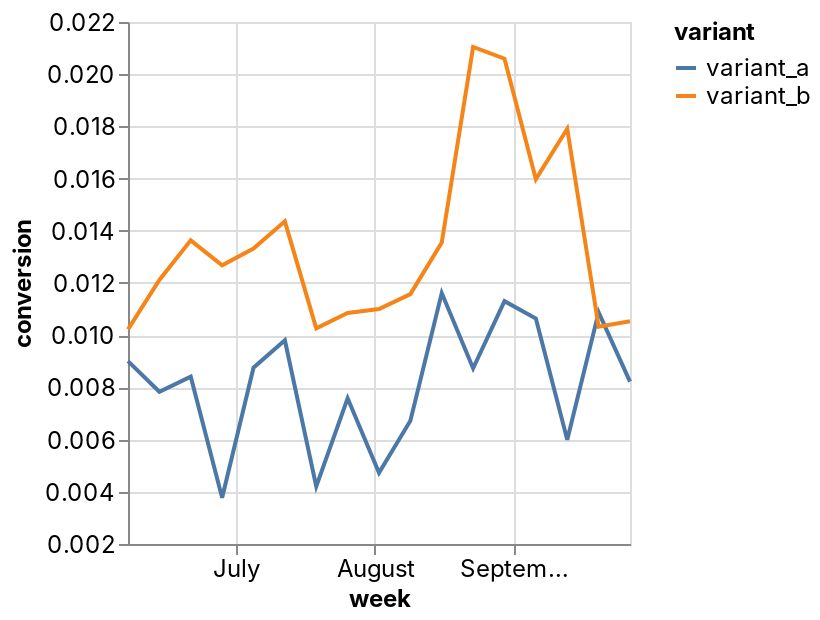

Notebook code for this chart:
### Code cell
DeepnoteChart(conversion, """{"data":{"name":"placeholder"},"mark":{"type":"line","tooltip":{"content":"data"}},"height":220,"$schema":"https://vega.github.io/schema/vega-lite/v4.json","autosize":{"type":"fit"},"encoding":{"x":{"sort":null,"type":"temporal","field":"week","scale":{"type":"linear","zero":false}},"y":{"sort":null,"type":"quantitative","field":"conversion","scale":{"type":"linear","zero":false}},"color":{"sort":null,"type":"nominal","field":"variant","scale":{"type":"linear","zero":false}}}}""")

### Figure 1 — Vega-Lite specification as saved in the notebook (floating-point values rounded to 4 significant figures)
{"config": {"view": {"continuousWidth": 400, "continuousHeight": 300}, "area": {"fill": "#51C0E9"}, "axis": {"labelFont": "Inter, sans-serif", "labelFontSize": 12, "labelFontWeight": "normal", "labelLimit": 60, "labelOverlap": "greedy", "titleFont": "Inter, sans-serif", "titleFontSize": 12, "titleFontWeight": "bold"}, "background": "#ffffff", "legend": {"labelFont": "Inter, sans-serif", "labelFontSize": 12, "titleFont": "Inter, sans-serif", "titleFontSize": 12, "titleFontWeight": "bold"}, "line": {"stroke": "#51C0E9", "strokeWidth": 2}, "rect": {"fill": "#51C0E9"}, "title": {"anchor": "start", "color": "#000000", "font": "Inter, sans-serif", "fontSize": 22, "fontWeight": "normal"}}, "data": {"name": "data-4c9b1ef8bc4c68a644bcf00ba5f43a63"}, "mark": {"type": "line", "tooltip": {"content": "data"}}, "autosize": {"type": "fit"}, "encoding": {"color": {"type": "nominal", "field": "variant", "scale": {"type": "linear", "zero": false}, "sort": null}, "x": {"type": "temporal", "field": "week", "scale": {"type": "linear", "zero": false}, "sort": null}, "y": {"type": "quantitative", "field": "conversion", "scale": {"type": "linear", "zero": false}, "sort": null}}, "height": 300, "width": "container", "$schema": "https://vega.github.io/schema/vega-lite/v4.json", "datasets": {"data-4c9b1ef8bc4c68a644bcf00ba5f43a63": [{"variant": "variant_a", "week": "2021-06-07T00:00:00", "registered": true, "conversion": 0.009009}, {"variant": "variant_a", "week": "2021-06-14T00:00:00", "registered": true, "conversion": 0.007834}, {"variant": "variant_a", "week": "2021-06-21T00:00:00", "registered": true, "conversion": 0.008409}, {"variant": "variant_a", "week": "2021-06-28T00:00:00", "registered": true, "conversion": 0.003774}, {"variant": "variant_a", "week": "2021-07-05T00:00:00", "registered": true, "conversion": 0.008755}, {"variant": "variant_a", "week": "2021-07-12T00:00:00", "registered": true, "conversion": 0.009804}, {"variant": "variant_a", "week": "2021-07-19T00:00:00", "registered": true, "conversion": 0.004207}, {"variant": "variant_a", "week": "2021-07-26T00:00:00", "registered": true, "conversion": 0.007583}, {"variant": "variant_a", "week": "2021-08-02T00:00:00", "registered": true, "conversion": 0.004727}, {"variant": "variant_a", "week": "2021-08-09T00:00:00", "registered": true, "conversion": 0.006723}, {"variant": "variant_a", "week": "2021-08-16T00:00:00", "registered": true, "conversion": 0.01162}, {"variant": "variant_a", "week": "2021-08-23T00:00:00", "registered": true, "conversion": 0.008731}, {"variant": "variant_a", "week": "2021-08-30T00:00:00", "registered": true, "conversion": 0.0113}, {"variant": "variant_a", "week": "2021-09-06T00:00:00", "registered": true, "conversion": 0.01064}, {"variant": "variant_a", "week": "2021-09-13T00:00:00", "registered": true, "conversion": 0.005997}, {"variant": "variant_a", "week": "2021-09-20T00:00:00", "registered": true, "conversion": 0.01088}, {"variant": "variant_a", "week": "2021-09-27T00:00:00", "registered": true, "conversion": 0.008223}, {"variant": "variant_b", "week": "2021-06-07T00:00:00", "registered": true, "conversion": 0.01022}, {"variant": "variant_b", "week": "2021-06-14T00:00:00", "registered": true, "conversion": 0.01212}, {"variant": "variant_b", "week": "2021-06-21T00:00:00", "registered": true, "conversion": 0.01363}, {"variant": "variant_b", "week": "2021-06-28T00:00:00", "registered": true, "conversion": 0.01268}, {"variant": "variant_b", "week": "2021-07-05T00:00:00", "registered": true, "conversion": 0.01332}, {"variant": "variant_b", "week": "2021-07-12T00:00:00", "registered": true, "conversion": 0.01436}, {"variant": "variant_b", "week": "2021-07-19T00:00:00", "registered": true, "conversion": 0.01026}, {"variant": "variant_b", "week": "2021-07-26T00:00:00", "registered": true, "conversion": 0.01085}, {"variant": "variant_b", "week": "2021-08-02T00:00:00", "registered": true, "conversion": 0.011}, {"variant": "variant_b", "week": "2021-08-09T00:00:00", "registered": true, "conversion": 0.01157}, {"variant": "variant_b", "week": "2021-08-16T00:00:00", "registered": true, "conversion": 0.01355}, {"variant": "variant_b", "week": "2021-08-23T00:00:00", "registered": true, "conversion": 0.02105}, {"variant": "variant_b", "week": "2021-08-30T00:00:00", "registered": true, "conversion": 0.02059}, {"variant": "variant_b", "week": "2021-09-06T00:00:00", "registered": true, "conversion": 0.01598}, {"variant": "variant_b", "week": "2021-09-13T00:00:00", "registered": true, "conversion": 0.01791}, {"variant": "variant_b", "week": "2021-09-20T00:00:00", "registered": true, "conversion": 0.01032}, {"variant": "variant_b", "week": "2021-09-27T00:00:00", "registered": true, "conversion": 0.01054}]}}
